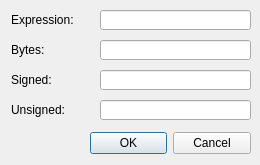
<?xml version="1.0" encoding="UTF-8"?>
<ui version="4.0">
 <class>WordEditDialog</class>
 <widget class="QDialog" name="WordEditDialog">
  <property name="geometry">
   <rect>
    <x>0</x>
    <y>0</y>
    <width>260</width>
    <height>165</height>
   </rect>
  </property>
  <property name="sizePolicy">
   <sizepolicy hsizetype="Expanding" vsizetype="Expanding">
    <horstretch>0</horstretch>
    <verstretch>0</verstretch>
   </sizepolicy>
  </property>
  <property name="windowTitle">
   <string>Edit</string>
  </property>
  <property name="windowIcon">
   <iconset resource="../../resource.qrc">
    <normaloff>:/icons/images/ui-combo-box-edit.png</normaloff>:/icons/images/ui-combo-box-edit.png</iconset>
  </property>
  <widget class="QDialogButtonBox" name="buttons">
   <property name="geometry">
    <rect>
     <x>90</x>
     <y>130</y>
     <width>161</width>
     <height>27</height>
    </rect>
   </property>
   <property name="orientation">
    <enum>Qt::Horizontal</enum>
   </property>
   <property name="standardButtons">
    <set>QDialogButtonBox::Cancel|QDialogButtonBox::Ok</set>
   </property>
  </widget>
  <widget class="QLabel" name="label_3">
   <property name="geometry">
    <rect>
     <x>11</x>
     <y>70</y>
     <width>81</width>
     <height>20</height>
    </rect>
   </property>
   <property name="text">
    <string>Signed:</string>
   </property>
  </widget>
  <widget class="QLineEdit" name="signedLineEdit">
   <property name="enabled">
    <bool>true</bool>
   </property>
   <property name="geometry">
    <rect>
     <x>100</x>
     <y>70</y>
     <width>151</width>
     <height>20</height>
    </rect>
   </property>
   <property name="sizePolicy">
    <sizepolicy hsizetype="Expanding" vsizetype="Fixed">
     <horstretch>0</horstretch>
     <verstretch>0</verstretch>
    </sizepolicy>
   </property>
   <property name="minimumSize">
    <size>
     <width>140</width>
     <height>0</height>
    </size>
   </property>
   <property name="font">
    <font>
     <family>Lucida Console</family>
    </font>
   </property>
   <property name="readOnly">
    <bool>false</bool>
   </property>
  </widget>
  <widget class="QLineEdit" name="unsignedLineEdit">
   <property name="enabled">
    <bool>true</bool>
   </property>
   <property name="geometry">
    <rect>
     <x>100</x>
     <y>100</y>
     <width>151</width>
     <height>20</height>
    </rect>
   </property>
   <property name="minimumSize">
    <size>
     <width>140</width>
     <height>0</height>
    </size>
   </property>
   <property name="font">
    <font>
     <family>Lucida Console</family>
    </font>
   </property>
   <property name="readOnly">
    <bool>false</bool>
   </property>
  </widget>
  <widget class="QLabel" name="label_4">
   <property name="geometry">
    <rect>
     <x>11</x>
     <y>100</y>
     <width>81</width>
     <height>20</height>
    </rect>
   </property>
   <property name="text">
    <string>Unsigned:</string>
   </property>
  </widget>
  <widget class="QLineEdit" name="hexLineEdit">
   <property name="enabled">
    <bool>true</bool>
   </property>
   <property name="geometry">
    <rect>
     <x>100</x>
     <y>40</y>
     <width>151</width>
     <height>20</height>
    </rect>
   </property>
   <property name="sizePolicy">
    <sizepolicy hsizetype="Maximum" vsizetype="Fixed">
     <horstretch>0</horstretch>
     <verstretch>0</verstretch>
    </sizepolicy>
   </property>
   <property name="minimumSize">
    <size>
     <width>140</width>
     <height>0</height>
    </size>
   </property>
   <property name="font">
    <font>
     <family>Lucida Console</family>
    </font>
   </property>
   <property name="readOnly">
    <bool>true</bool>
   </property>
  </widget>
  <widget class="QLabel" name="label_2">
   <property name="geometry">
    <rect>
     <x>11</x>
     <y>40</y>
     <width>81</width>
     <height>20</height>
    </rect>
   </property>
   <property name="text">
    <string>Bytes:</string>
   </property>
  </widget>
  <widget class="QLabel" name="label">
   <property name="geometry">
    <rect>
     <x>11</x>
     <y>10</y>
     <width>81</width>
     <height>20</height>
    </rect>
   </property>
   <property name="text">
    <string>Expression:</string>
   </property>
  </widget>
  <widget class="QLineEdit" name="expressionLineEdit">
   <property name="geometry">
    <rect>
     <x>100</x>
     <y>10</y>
     <width>151</width>
     <height>20</height>
    </rect>
   </property>
   <property name="sizePolicy">
    <sizepolicy hsizetype="Minimum" vsizetype="Fixed">
     <horstretch>0</horstretch>
     <verstretch>0</verstretch>
    </sizepolicy>
   </property>
   <property name="minimumSize">
    <size>
     <width>140</width>
     <height>0</height>
    </size>
   </property>
   <property name="font">
    <font>
     <family>Lucida Console</family>
    </font>
   </property>
  </widget>
 </widget>
 <resources>
  <include location="../../resource.qrc"/>
 </resources>
 <connections>
  <connection>
   <sender>buttons</sender>
   <signal>accepted()</signal>
   <receiver>WordEditDialog</receiver>
   <slot>accept()</slot>
   <hints>
    <hint type="sourcelabel">
     <x>248</x>
     <y>254</y>
    </hint>
    <hint type="destinationlabel">
     <x>157</x>
     <y>274</y>
    </hint>
   </hints>
  </connection>
  <connection>
   <sender>buttons</sender>
   <signal>rejected()</signal>
   <receiver>WordEditDialog</receiver>
   <slot>reject()</slot>
   <hints>
    <hint type="sourcelabel">
     <x>316</x>
     <y>260</y>
    </hint>
    <hint type="destinationlabel">
     <x>286</x>
     <y>274</y>
    </hint>
   </hints>
  </connection>
 </connections>
</ui>
